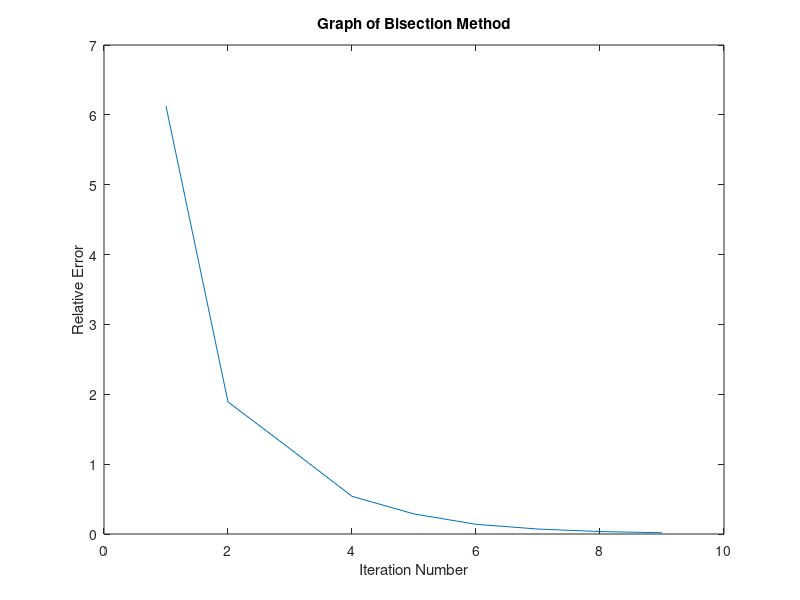

This figure's MATLAB source:
func = @(x) x^3 - 3*x + 2;
    xL=-4;
    xU=-1;
    xM=(xL+xU)/2;
    Error=0.01;
    iter=1;
    array=[];
    while abs(func(xM))> Error
        if(func(xM)*func(xU)<0)
            xL=xM;
        else
            xU=xM;
        end
        array(iter)=abs(func(xM));
        iter=iter+1;
        xM=(xL+xU)/2;
        
       
    end
  
   Xn=1:1:iter-1;
  
   plot(Xn,array);
   title('Graph of Bisection Method');
   xlabel('Iteration Number'); 
   ylabel('Relative Error'); 
    disp('Root');
    disp(xM);
    

    
